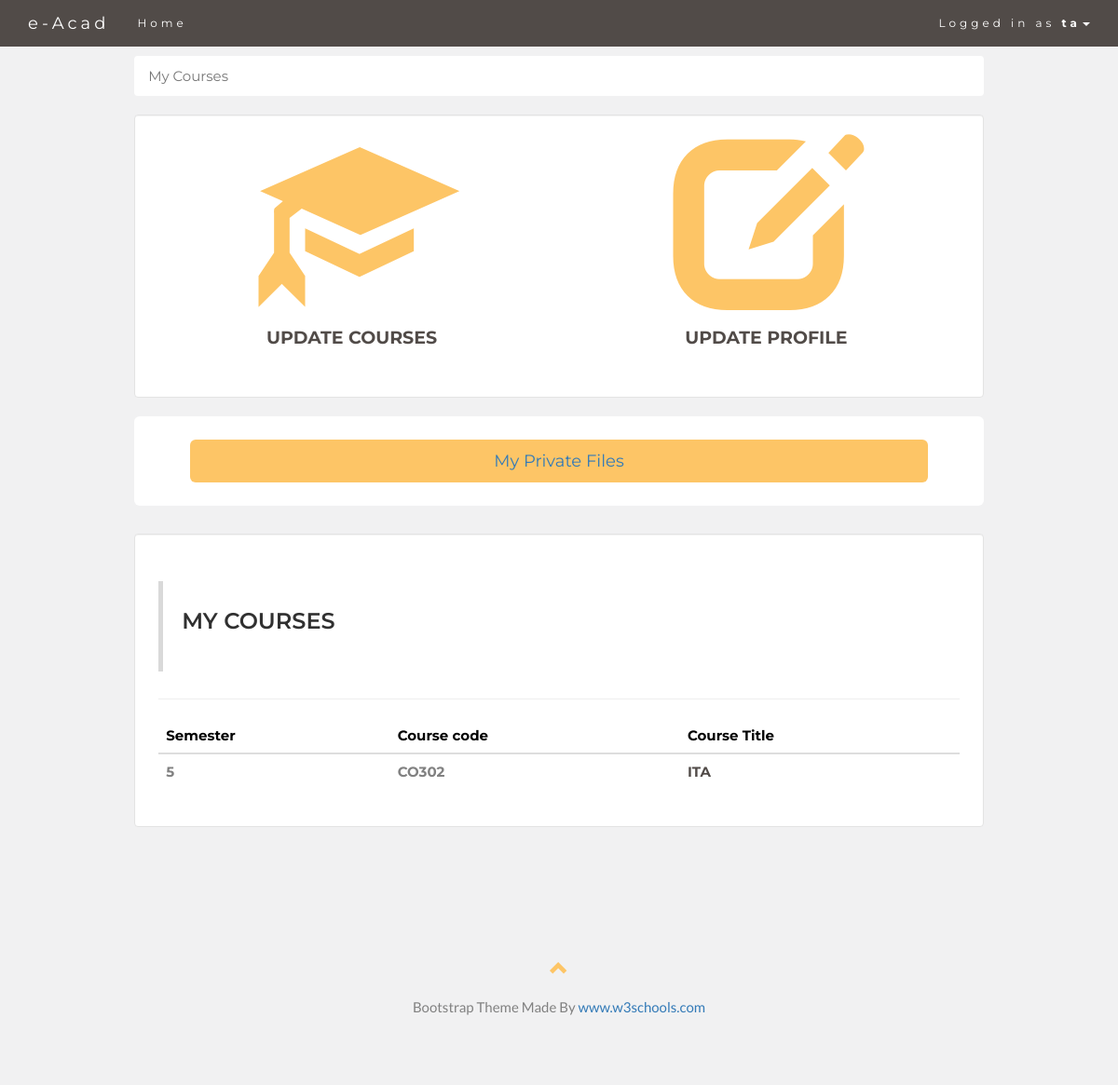
The page /ta/ (signed in) on the database its author committed.
### classroom/models.py (models this page shows, shortened)
class User(AbstractUser):
    is_student = models.BooleanField(default=False)
    is_teacher = models.BooleanField(default=False)
    is_ta = models.BooleanField(default=False)
    semester = models.IntegerField(default=0)
    RollNo = models.CharField(max_length=100, default='')
    vote = models.BooleanField(default=False)

class Course(models.Model):
    owner = models.ForeignKey(User, on_delete=models.CASCADE, related_name='courses')
    semester = models.IntegerField(default=0)
    course_code = models.CharField(max_length=100, default='course_code')
    course_title = models.CharField(max_length=100, default='course_title')
    about = models.TextField(default='anything about course')
    totalclasses = models.IntegerField(default=0)
    classestaken = models.IntegerField(default=0)

### classroom/views/ta.py (the view)
# urls.py: path('ta/', ta.CourseregView, name='ta_course_list'),
@login_required
@ta_required
def CourseregView(request):
    student = TA.objects.get(pk=request.user.id)
    courses = student.interests.all()
    return render(request,'classroom/ta/home_ta.html', {
        "student": student,
        "courses": courses,
    })

### classroom/templates/classroom/ta/home_ta.html (shortened to what this page needs)
{% extends 'base.html' %}
{% block content %}
<nav aria-label="breadcrumb">
    <ol class="breadcrumb">
      <li class="breadcrumb-item active" aria-current="page">My Courses</li>
    </ol>
  </nav>
<div class="well">
        <div class="row text-center">
            <div class="col-sm-6">
                <span class="glyphicon glyphicon-education logo "></span>
                <h4><a href="{% url 'update_ta_course' request.user.id %}" class="colour" data-toggle="popover" data-trigger="hover" data-content="For course registration first update semester" >UPDATE COURSES </a></h4>
            </div>
            <div class="col-sm-6">
                <span class="glyphicon glyphicon-edit logo "></span>
                <h4><a href="{% url 'ta_view_profile' user.id %}"  class="colour" data-toggle="popover" data-trigger="hover" data-content="After Updating the semester do course registration" >UPDATE PROFILE</a></h4>
            </div>
        </div>
    </div>
      <div class="jumbotron text-center">
        <a href ="{% url 'ta_private'%}"class="btn btn-button btn-block btn-lg" role="button">My Private Files</a>
      </div>
<div class="well">
    <div class="page-header">
         <blockquote>
           <h2>My Courses</h2>
         </blockquote></div>
 <div class="table-responsive">
          <table class="table table-hover">
                <thead>
        <tr style="color: black;">
                    <th>Semester</th>
                    <th>Course code</th>
                    <th>Course Title</th>
                </tr>
      </thead>
         <tbody>
         {% if courses %}
         {% for course in courses %}
          <tr>
              <td class="align-middle" ><b>{{ course.semester }}</b></a></td>
              <td class="align-middle" ><b>{{ course.course_code }}</b></a></td>
             <td class="align-middle"><a href="{% url 'course_ta_view' course.id %}" class="colour">{{ course.course_title }}</a></td>
          </tr>
        {% empty %}
          <tr>
            <td class="bg-light text-center font-italic" colspan="5">no class notes uploades:).</td>
          </tr>
        {% endfor %}
         {% endif %}
          </tbody>
    </table>
 </div>
    </div>
{% endblock %}

### templates/base.html (shortened to what this page needs)
{% load static %}
<!DOCTYPE html>
<html lang="en">
<head>
  <link rel="stylesheet" href="https://maxcdn.bootstrapcdn.com/bootstrap/3.3.7/css/bootstrap.min.css">
</head>
<body id="myPage" data-spy="scroll" data-target=".navbar" data-offset="60">
<nav class="navbar navbar-default navbar-fixed-top">
  <div class="container">
    <div class="navbar-header">
      <a class="navbar-brand" href="#myPage">e-Acad</a>
    </div>
    <div class="collapse navbar-collapse" id="myNavbar">
      <ul class="nav navbar-nav ">
        <li><a href="{% url 'home' %}">Home</a></li>
      </ul>
      <ul class="nav navbar-nav navbar-right">
        {% if user.is_authenticated %}
        <li class="dropdown" >
        <a class="dropdown-toggle"  style="background-color: #514b48;" data-toggle="dropdown"  href="#">Logged in as <strong>{{ user.username }}</strong><span class="caret"></span></a>
        </li>
         {% endif %}
      </ul>
    </div>
  </div>
</nav>
<div class="container-fluid">
<div class="row">
  <div class="col-sm-1">
  </div>
  <div class="col-sm-10">
  {% block content %}
{% endblock %}
  </div>
  <div class="col-sm-1">
  </div>
</div>
</div>
<footer class="container-fluid text-center">
  <a href="#myPage" title="To Top">
    <span class="glyphicon glyphicon-chevron-up"></span>
  </a>
  <p>Bootstrap Theme Made By <a href="https://www.w3schools.com" title="Visit w3schools">www.w3schools.com</a></p>
</footer>
</body>
</html>

### templates/base.html (style rules this page uses)
body { font: 400 15px Lato, sans-serif; line-height: 1.8; color: #818181; background-color: #F1F1F2; }
h2 { font-size: 24px; text-transform: uppercase; color: #303030; font-weight: 600; margin-bottom: 30px; }
h4 { font-size: 19px; line-height: 1.375em; color: #303030; font-weight: 400; margin-bottom: 30px; }
ol.breadcrumb { background-color: #fff; font-family: Montserrat, sans-serif; }
.jumbotron { background-color: white; padding: 25px 25px; font-family: Montserrat, sans-serif; }
.well { background-color: white; padding: 10px 25px 20px 25px; font-family: Montserrat, sans-serif; }
.btn-button { background-color: #FDC566; }
a.colour { color: #514b48; font-weight: bold; }
.container-fluid { padding: 60px 50px; }
.logo { color: #FDC566; font-size: 200px; }
.navbar { margin-bottom: 0; background-color: #514b48; z-index: 9999; border: 0; font-size: 12px !important; line-height: 1.42857143 !important; letter-spacing: 4px; border-radius: 0; font-family: Montserrat, sans-serif; }
.navbar li a, .navbar .navbar-brand { color: #fff !important; }
footer .glyphicon { font-size: 20px; margin-bottom: 20px; color: #FDC566; }

### rows shown on the page
User: username "ta"
Course: semester "5", course_code "CO302", course_title "ITA"
